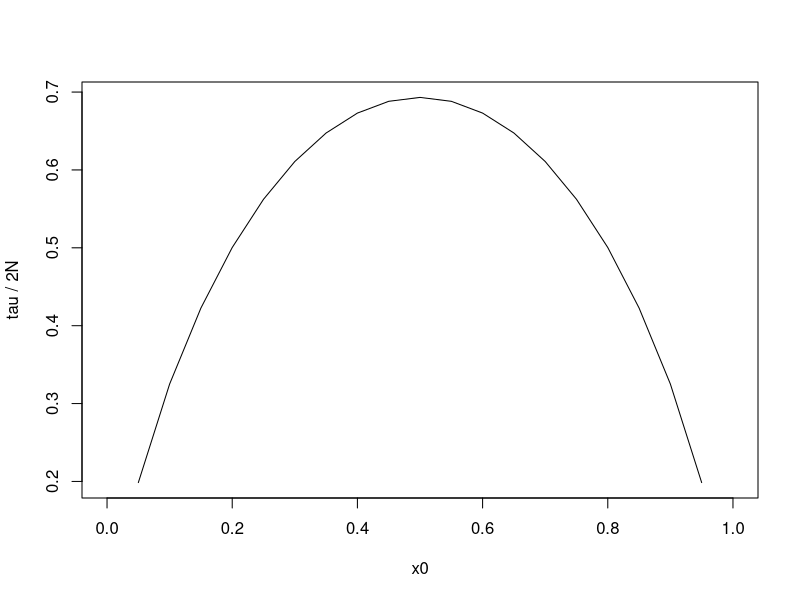
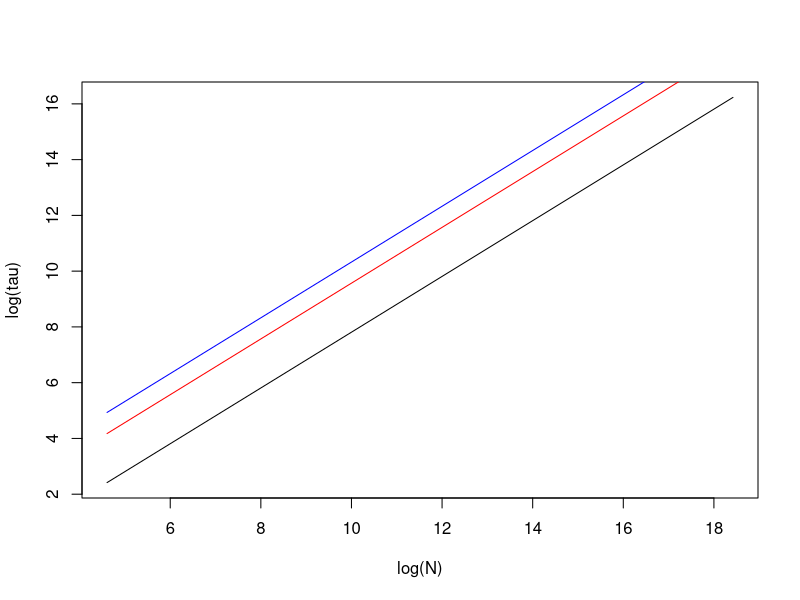

These figures' R source, in order:
## Evo modelling

# Tutorial Q2ai)
tau <- function(x0, N) {
    return(-2*N*(x0*log(x0) + (1-x0)*log(1-x0)))
}
x0 <- seq(0, 1, 0.05)

N=100

plot(x0, tau(x0, N=N)/(2*N), type="l",
     xlab="x0", ylab="tau / 2N")


# Q2b)

N <- seq(100, 10^8, 10000)

x0 = 0.01
plot(log(N), log(tau(x0=x0, N=N)), type="l",
     ylab="log(tau)")

x0 = 0.1
lines(log(N), log(tau(x0=x0, N=N)), col="red")

x0 = 0.5
lines(log(N), log(tau(x0=x0, N=N)), col="blue")
